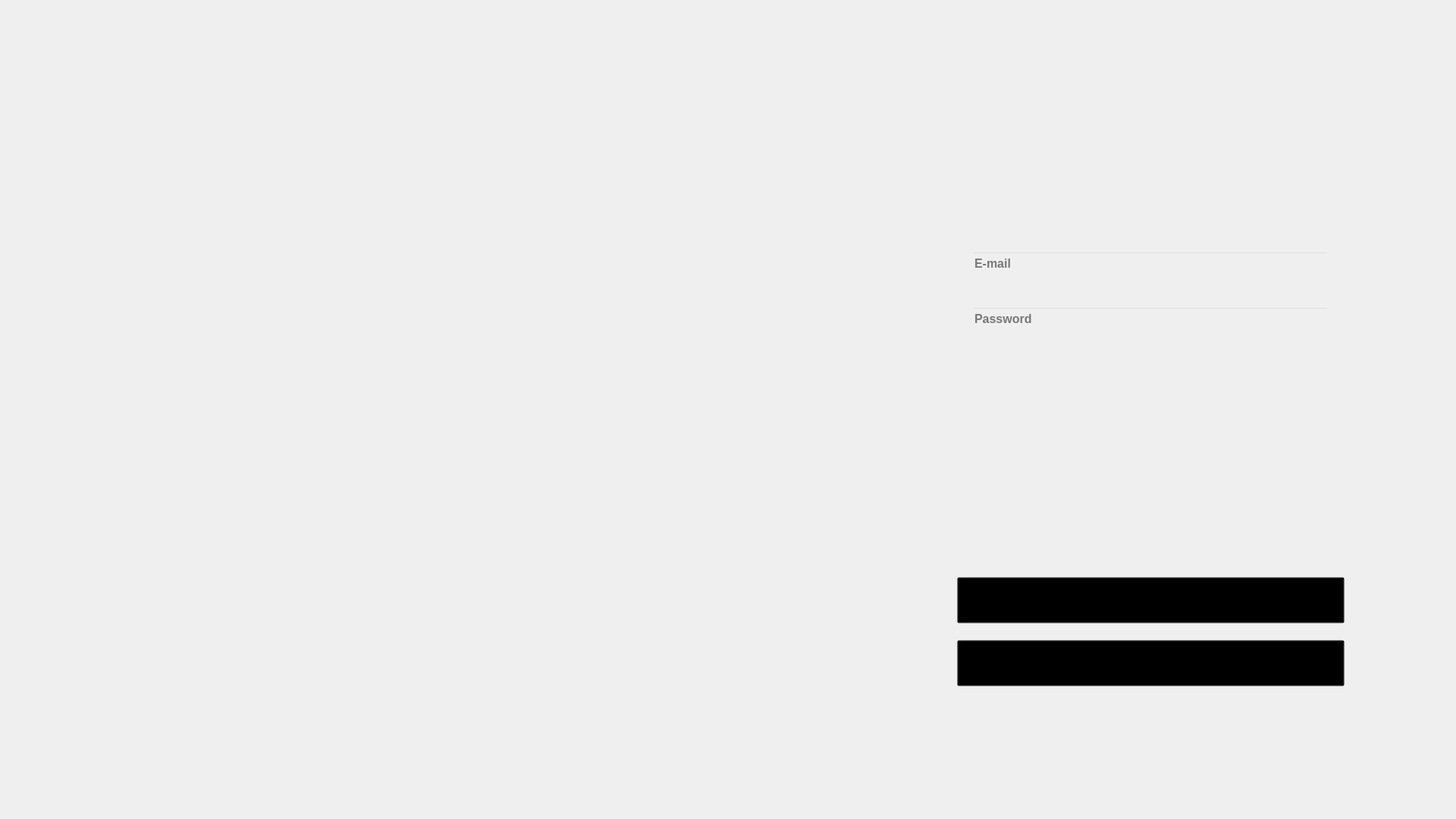
<?xml version="1.0" encoding="UTF-8"?>
<ui version="4.0">
 <class>MainWindow</class>
 <widget class="QMainWindow" name="MainWindow">
  <property name="geometry">
   <rect>
    <x>0</x>
    <y>0</y>
    <width>1920</width>
    <height>1080</height>
   </rect>
  </property>
  <property name="sizePolicy">
   <sizepolicy hsizetype="Fixed" vsizetype="Fixed">
    <horstretch>0</horstretch>
    <verstretch>0</verstretch>
   </sizepolicy>
  </property>
  <property name="windowTitle">
   <string>PyTorial</string>
  </property>
  <widget class="QWidget" name="centralwidget">
   <widget class="QLabel" name="MainImage">
    <property name="geometry">
     <rect>
      <x>0</x>
      <y>0</y>
      <width>1920</width>
      <height>1080</height>
     </rect>
    </property>
    <property name="text">
     <string/>
    </property>
    <property name="pixmap">
     <pixmap>../Downloads/PyTutorial_Project_1.jpg</pixmap>
    </property>
   </widget>
   <widget class="QLabel" name="RegImage">
    <property name="geometry">
     <rect>
      <x>0</x>
      <y>0</y>
      <width>1920</width>
      <height>1080</height>
     </rect>
    </property>
    <property name="text">
     <string/>
    </property>
    <property name="pixmap">
     <pixmap>../Downloads/PyTutorial_Project_3.png</pixmap>
    </property>
   </widget>
   <widget class="QPushButton" name="sign_in">
    <property name="geometry">
     <rect>
      <x>1262</x>
      <y>761</y>
      <width>511</width>
      <height>61</height>
     </rect>
    </property>
    <property name="cursor">
     <cursorShape>PointingHandCursor</cursorShape>
    </property>
    <property name="autoFillBackground">
     <bool>false</bool>
    </property>
    <property name="styleSheet">
     <string notr="true">background-color: rgba(0, 0, 0, 0)</string>
    </property>
    <property name="text">
     <string/>
    </property>
   </widget>
   <widget class="QPushButton" name="sign_out">
    <property name="geometry">
     <rect>
      <x>1262</x>
      <y>844</y>
      <width>511</width>
      <height>61</height>
     </rect>
    </property>
    <property name="cursor">
     <cursorShape>PointingHandCursor</cursorShape>
    </property>
    <property name="autoFillBackground">
     <bool>false</bool>
    </property>
    <property name="styleSheet">
     <string notr="true">background-color: rgba(0, 0, 0, 0)</string>
    </property>
    <property name="text">
     <string/>
    </property>
   </widget>
   <widget class="QLineEdit" name="Edit_email">
    <property name="geometry">
     <rect>
      <x>1282</x>
      <y>332</y>
      <width>470</width>
      <height>30</height>
     </rect>
    </property>
    <property name="font">
     <font>
      <family>Arial</family>
      <pointsize>12</pointsize>
      <weight>75</weight>
      <bold>true</bold>
     </font>
    </property>
    <property name="styleSheet">
     <string notr="true">background-color: rgba(0, 0, 0, 0)</string>
    </property>
    <property name="inputMask">
     <string/>
    </property>
    <property name="text">
     <string/>
    </property>
    <property name="placeholderText">
     <string>E-mail</string>
    </property>
   </widget>
   <widget class="QLineEdit" name="Edit_password">
    <property name="geometry">
     <rect>
      <x>1282</x>
      <y>405</y>
      <width>470</width>
      <height>30</height>
     </rect>
    </property>
    <property name="font">
     <font>
      <family>Arial</family>
      <pointsize>12</pointsize>
      <weight>75</weight>
      <bold>true</bold>
     </font>
    </property>
    <property name="styleSheet">
     <string notr="true">background-color: rgba(0, 0, 0, 0)</string>
    </property>
    <property name="inputMask">
     <string/>
    </property>
    <property name="text">
     <string/>
    </property>
    <property name="echoMode">
     <enum>QLineEdit::Password</enum>
    </property>
    <property name="placeholderText">
     <string>Password</string>
    </property>
   </widget>
  </widget>
 </widget>
 <resources/>
 <connections/>
</ui>
